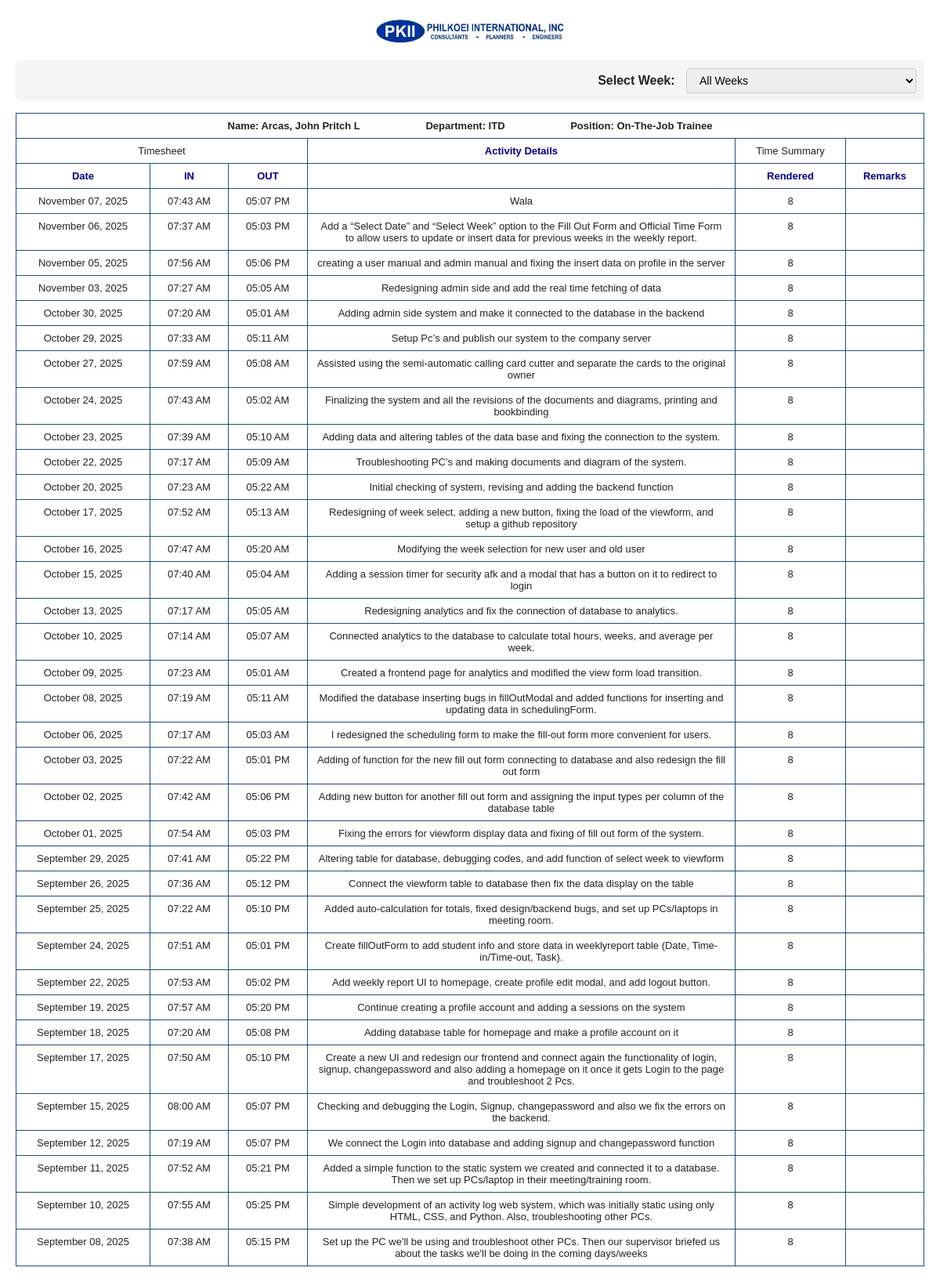
Before: /php/timesheet.php?all=1 (signed in) with the older database file.
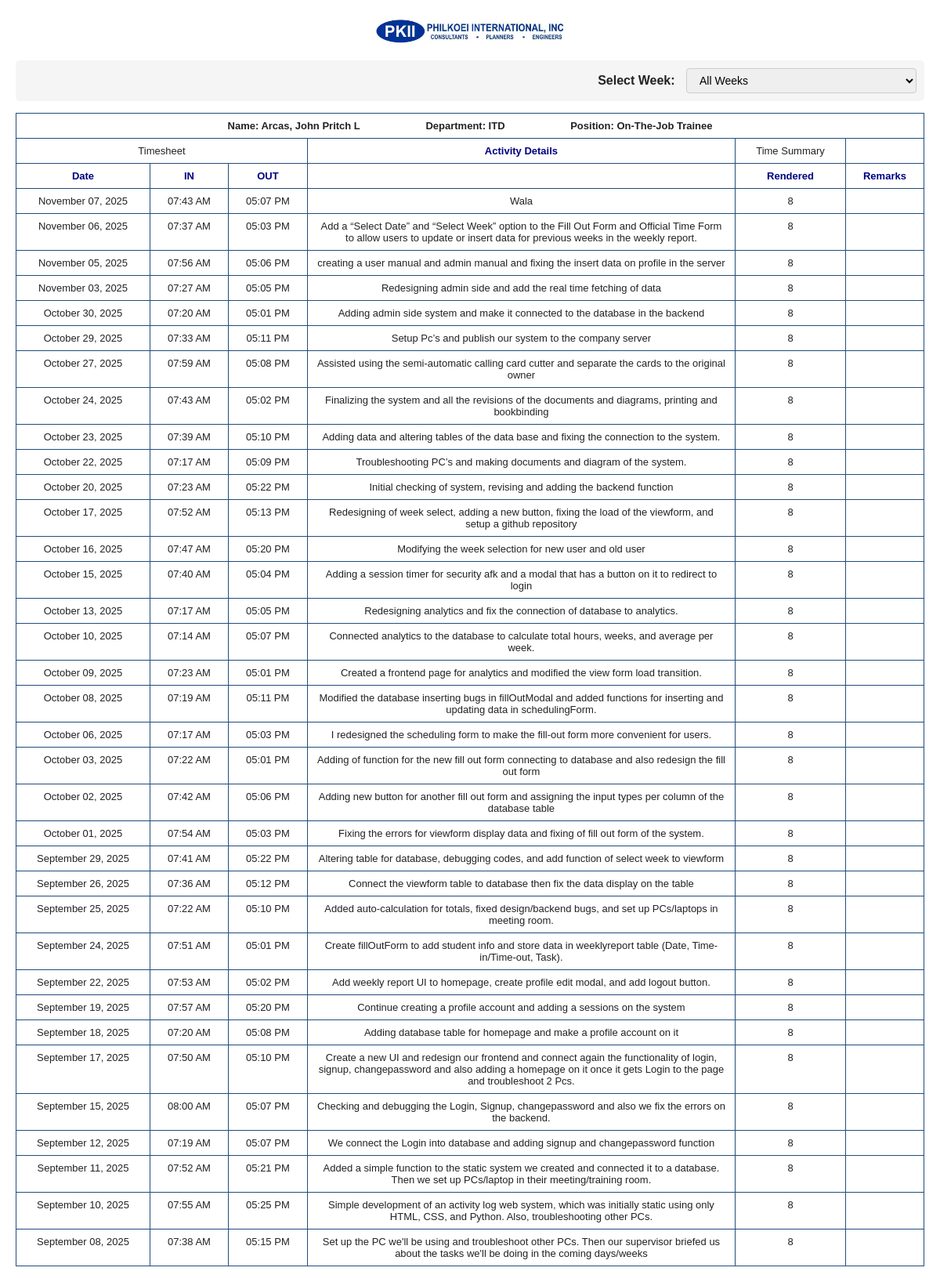
After: the same page with the newer database file.
### tables this page shows
CREATE TABLE `student_info` (
  `student_id` int(11) NOT NULL,
  `users_user_id` int(11) NOT NULL,
  `student_fn` varchar(100) DEFAULT NULL,
  `student_mi` varchar(255) DEFAULT NULL,
  `student_ln` varchar(100) DEFAULT NULL,
  `student_course` varchar(50) DEFAULT '',
  `student_year` varchar(10) DEFAULT '',
  `company_name` varchar(100) DEFAULT '',
  `profile_picture` longblob DEFAULT NULL,
  `profile_picture_type` varchar(50) DEFAULT '',
  `created_at` timestamp NOT NULL DEFAULT current_timestamp(),
  `updated_at` timestamp NOT NULL DEFAULT current_timestamp() ON UPDATE current_timestamp()
);

CREATE TABLE `weekly_accomplishments` (
  `id` int(11) NOT NULL,
  `users_user_id` int(11) DEFAULT NULL,
  `date_record` date NOT NULL,
  `time_in` varchar(10) NOT NULL,
  `time_out` varchar(10) NOT NULL,
  `task_completed` text NOT NULL,
  `total_hours` decimal(5,2) DEFAULT 0.00,
  `grand_total` decimal(5,2) DEFAULT 0.00,
  `total` decimal(10,2) NOT NULL DEFAULT 0.00,
  `last_updated_at` datetime DEFAULT NULL
);

### php/timesheet.php (the view, shortened to what this page needs)
<?php
require_once "db.php";
$user_id = $_SESSION["user_id"];
$student = [
    'student_fn' => '',
    'student_mi' => '',
    'student_ln' => ''
];
if ($stmt = $conn->prepare("SELECT student_fn, student_mi, student_ln FROM student_info WHERE users_user_id = ? LIMIT 1")) {
    $stmt->bind_param("i", $user_id);
    $stmt->execute();
    $res = $stmt->get_result();
    if ($res && $res->num_rows > 0) {
        $student = $res->fetch_assoc();
    }
}
$last = trim($student['student_ln'] ?? '');
$first = trim($student['student_fn'] ?? '');
$mi = trim($student['student_mi'] ?? '');
$nameFormatted = trim($last . ', ' . $first . ($mi !== '' ? ' ' . strtoupper(substr($mi, 0, 1)) : ''));
$isAllWeeks = isset($_GET['all']) && $_GET['all'] == '1';
$entries = [];
if ($isAllWeeks) {
    $sql = "SELECT DATE(date_record) as d, time_in, time_out, task_completed, total_hours
            FROM weekly_accomplishments
            WHERE users_user_id = ?
            ORDER BY DATE(date_record) DESC, id DESC";
    if ($w = $conn->prepare($sql)) {
        $w->bind_param("i", $user_id);
        $w->execute();
        $r = $w->get_result();
        while ($row = $r->fetch_assoc()) $entries[] = $row;
    }
}
function fmt_time($t) {
    if (preg_match('/^\d{1,2}:\d{2}$/', $t)) {
        return date('h:i A', strtotime($t));
    }
    return htmlspecialchars($t);
}
?>
<!DOCTYPE html>
<html lang="en">
<head>
</head>
<body>
    <div class="logo-wrap">
        <img src="img/pkiilogo.png" alt="Company Logo" onerror="this.style.display='none'; this.nextElementSibling.style.display='block';">
    </div>
    <div class="week-selector no-print">
        <label for="weekSelect">Select Week:</label>
        <select id="weekSelect" onchange="if(this.value==='all'){location.href='timesheet.php?all=1';}else{location.href='timesheet.php?week='+this.value.split('-')[0]+'&year='+this.value.split('-')[1];}">
            <option value="all" <?= $isAllWeeks ? 'selected' : '' ?>>All Weeks</option>
        </select>
    </div>
    <table class="ts-table">
        <thead>
            <tr class="top-meta">
                <th colspan="9" style="text-align: center;">
                    <span style="display: inline-block; margin-right: 80px;">Name: <?php echo htmlspecialchars($nameFormatted); ?></span>
                    <span style="display: inline-block; margin-right: 80px;">Department: ITD</span>
                    <span style="display: inline-block;">Position: On-The-Job Trainee</span>
                </th>
            </tr>
            <tr class="group-head">
                <th colspan="3">Timesheet</th>
                <th colspan="1" class="head-activity">Activity Details</th>
                <th colspan="1">Time Summary</th>
                <th colspan="1"></th>
            </tr>
            <tr>
                <th class="col-date">Date</th>
                <th class="col-time">IN</th>
                <th class="col-time">OUT</th>
                <th class="col-activity"></th>
                <th class="col-rendered">Rendered</th>
                <th class="col-remarks">Remarks</th>
            </tr>
        </thead>
        <tbody>
            <?php if (empty($entries)): ?>
                <tr><td colspan="6" style="text-align:center; padding:20px;">No records found.</td></tr>
            <?php else: ?>
                <?php foreach ($entries as $e): ?>
                    <tr>
                        <td style="text-align:center; white-space:nowrap;"><?php echo htmlspecialchars(date('F d, Y', strtotime($e['d']))); ?></td>
                        <td style="text-align:center; white-space:nowrap;"><?php echo fmt_time($e['time_in']); ?></td>
                        <td style="text-align:center; white-space:nowrap;"><?php echo fmt_time($e['time_out']); ?></td>
                        <td style="text-align:center;"><?php echo nl2br(htmlspecialchars($e['task_completed'] ?? '')); ?></td>
                        <td style="text-align:center;"><?php echo htmlspecialchars(isset($e['total_hours']) && $e['total_hours'] !== null ? (string)intval($e['total_hours']) : ''); ?></td>
                        <td style="text-align:center;"></td>
                    </tr>
                <?php endforeach; ?>
            <?php endif; ?>
        </tbody>
    </table>
</body>
</html>

### php/timesheet.php (style rules this page uses)
:root { --blue: #224c7b; --line: #224c7b; }
* { box-sizing: border-box; }
body { font-family: Arial, Helvetica, sans-serif; margin: 20px; color: #222; }
.logo-wrap { text-align: center; margin-bottom: 10px; }
.logo-wrap img { height: 38px; object-fit: contain; }
.ts-table { width: 100%; border-collapse: collapse; }
.ts-table th, .ts-table td { border: 1px solid var(--line); padding: 8px 10px; font-size: 13px; vertical-align: top; }
.ts-table th { color: inherit; font-weight: 400; }
.ts-table th.col-date, .ts-table th.col-time, .ts-table th.col-rendered, .ts-table th.col-remarks, .ts-table th.head-activity { color: navy; font-weight: 900; }
.ts-table tr { page-break-inside: avoid; break-inside: avoid; }
.top-meta th { text-align: center; font-weight: 600; }
.group-head th { text-align: center; white-space:nowrap; }
.col-date { width: 8%; white-space: nowrap; }
.col-time { width: 6%; white-space: nowrap; }
.col-activity { width: 35%; white-space: nowrap; }
.col-rendered { width: 8%; }
.col-remarks { width: 6%; }
.week-selector { text-align: right; margin: 15px 0; padding: 10px; background: #f5f5f5; border-radius: 5px; }
.week-selector label { font-weight: 600; margin-right: 10px; }
.week-selector select { padding: 6px 12px; border: 1px solid #ccc; border-radius: 4px; font-size: 14px; }

Changed rows visible on the page:
changed weekly_accomplishments "07:27 AM": time_out "05:05 AM" → "05:05 PM"
changed weekly_accomplishments "Adding admin side system and make it connected to the database in the backend": time_out "05:01 AM" → "05:01 PM"
changed weekly_accomplishments "07:33 AM": time_out "05:11 AM" → "05:11 PM"
changed weekly_accomplishments "07:59 AM": time_out "05:08 AM" → "05:08 PM"
changed weekly_accomplishments (number 8 of 35 on the later page): time_out "05:02 AM" → "05:02 PM"
changed weekly_accomplishments "07:39 AM": time_out "05:10 AM" → "05:10 PM"
changed weekly_accomplishments "Troubleshooting PC’s and making documents and diagram of the system.": time_out "05:09 AM" → "05:09 PM"
changed weekly_accomplishments "Initial checking of system, revising and adding the backend function": time_out "05:22 AM" → "05:22 PM"
changed weekly_accomplishments (number 12 of 35 on the later page): time_out "05:13 AM" → "05:13 PM"
changed weekly_accomplishments "07:47 AM": time_out "05:20 AM" → "05:20 PM"
changed weekly_accomplishments "07:40 AM": time_out "05:04 AM" → "05:04 PM"
changed weekly_accomplishments "Redesigning analytics and fix the connection of database to analytics.": time_out "05:05 AM" → "05:05 PM"
changed weekly_accomplishments "07:14 AM": time_out "05:07 AM" → "05:07 PM"
changed weekly_accomplishments (number 17 of 35 on the later page): time_out "05:01 AM" → "05:01 PM"
changed weekly_accomplishments (number 18 of 35 on the later page): time_out "05:11 AM" → "05:11 PM"
changed weekly_accomplishments (number 19 of 35 on the later page): time_out "05:03 AM" → "05:03 PM"
